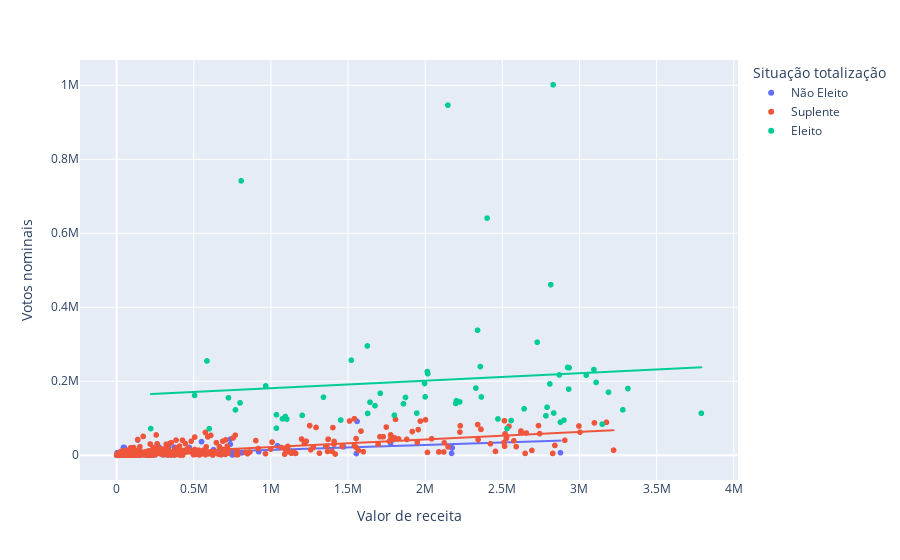

Notebook code cell kept with this figure:
### Code cell
import plotly.express as px

fig = px.scatter(df_candidatos, y="Votos nominais", x="Valor de receita", trendline="ols", color='Situação totalização', hover_data=['Nome candidato', 'Partido'])
fig.show()

### Figure 1 — Plotly figure (JSON) as saved in the notebook; plotly's stock layout.template omitted (floating-point values rounded to 4 significant figures; data arrays with more than 128 entries replaced by an {"elided": "..."} marker saying what was removed)
{"data": [{"customdata": {"elided": "460x2 str values"}, "hovertemplate": "Situação totalização=Não Eleito<br>Valor de receita=%{x}<br>Votos nominais=%{y}<br>Nome candidato=%{customdata[0]}<br>Partido=%{customdata[1]}<extra></extra>", "legendgroup": "Não Eleito", "marker": {"color": "#636efa", "symbol": "circle"}, "mode": "markers", "name": "Não Eleito", "showlegend": true, "type": "scattergl", "x": {"elided": "460 float values"}, "xaxis": "x", "y": {"elided": "460 int values"}, "yaxis": "y"}, {"hovertemplate": "<b>OLS trendline</b><br>Votos nominais = 0.0133745 * Valor de receita + 1070.72<br>R<sup>2</sup>=0.317488<br><br>Situação totalização=Não Eleito<br>Valor de receita=%{x}<br>Votos nominais=%{y} <b>(trend)</b><extra></extra>", "legendgroup": "Não Eleito", "marker": {"color": "#636efa", "symbol": "circle"}, "mode": "lines", "name": "Não Eleito", "showlegend": false, "type": "scattergl", "x": {"elided": "460 float values"}, "xaxis": "x", "y": {"elided": "460 float values"}, "yaxis": "y"}, {"customdata": {"elided": "715x2 str values"}, "hovertemplate": "Situação totalização=Suplente<br>Valor de receita=%{x}<br>Votos nominais=%{y}<br>Nome candidato=%{customdata[0]}<br>Partido=%{customdata[1]}<extra></extra>", "legendgroup": "Suplente", "marker": {"color": "#EF553B", "symbol": "circle"}, "mode": "markers", "name": "Suplente", "showlegend": true, "type": "scattergl", "x": {"elided": "715 float values"}, "xaxis": "x", "y": {"elided": "715 int values"}, "yaxis": "y"}, {"hovertemplate": "<b>OLS trendline</b><br>Votos nominais = 0.0204899 * Valor de receita + 1640.97<br>R<sup>2</sup>=0.562939<br><br>Situação totalização=Suplente<br>Valor de receita=%{x}<br>Votos nominais=%{y} <b>(trend)</b><extra></extra>", "legendgroup": "Suplente", "marker": {"color": "#EF553B", "symbol": "circle"}, "mode": "lines", "name": "Suplente", "showlegend": false, "type": "scattergl", "x": {"elided": "715 float values"}, "xaxis": "x", "y": {"elided": "715 float values"}, "yaxis": "y"}, {"customdata": {"elided": "65x2 str values"}, "hovertemplate": "Situação totalização=Eleito<br>Valor de receita=%{x}<br>Votos nominais=%{y}<br>Nome candidato=%{customdata[0]}<br>Partido=%{customdata[1]}<extra></extra>", "legendgroup": "Eleito", "marker": {"color": "#00cc96", "symbol": "circle"}, "mode": "markers", "name": "Eleito", "showlegend": true, "type": "scattergl", "x": [1036000.0, 2833184, 1859000.0, 3108000.0, 2808000.0, 2198000.0, 1035000.0, 1642000.0, 2223000.0, 3790000.0, 800000, 2814000, 2147000.0, 2328348, 2202000.0, 2472000.0, 2725834, 2557000.0, 807200.0, 1521000.0, 2531000.0, 2930000.0, 2877000.0, 1709000.0, 600000, 1452700, 2829000.0, 2357000.0, 725000.0, 2000000.0, 3147000.0, 2641000.0, 1625000.0, 1093000.0, 2933000, 1872000.0, 3281000.0, 1946000.0, 2790000.0, 966000.0, 2016000.0, 2364000.0, 3094000.0, 2899000.0, 2923000.0, 770200.0, 585331, 1203000.0, 1075000.0, 3188000.0, 221100.0, 505200.0, 3314000.0, 1675000.0, 2401000.0, 1800000, 3044000.0, 2869000.0, 1996000.0, 1103000, 2014000.0, 1341000.0, 2339000.0, 1627135, 2782000.0], "xaxis": "x", "y": [109474, 114234, 139223, 196866, 192806, 140037, 73054, 143434, 144108, 113462, 141595, 461217, 946244, 181568, 147349, 98102, 305520, 93831, 741701, 256903, 72169, 178777, 89390, 167438, 71754, 95077, 1001472, 239772, 155336, 157843, 84044, 125517, 295460, 104701, 236463, 156202, 122800, 113983, 129731, 187314, 220595, 157552, 231626, 94787, 237526, 122564, 254898, 107869, 98557, 170378, 72156, 161675, 180247, 133936, 640918, 108209, 216437, 217170, 193990, 97730, 226187, 156966, 337873, 113009, 106661], "yaxis": "y"}, {"hovertemplate": "<b>OLS trendline</b><br>Votos nominais = 0.0202598 * Valor de receita + 160975<br>R<sup>2</sup>=0.009197<br><br>Situação totalização=Eleito<br>Valor de receita=%{x}<br>Votos nominais=%{y} <b>(trend)</b><extra></extra>", "legendgroup": "Eleito", "marker": {"color": "#00cc96", "symbol": "circle"}, "mode": "lines", "name": "Eleito", "showlegend": false, "type": "scattergl", "x": [221100.0, 505200.0, 585331, 600000, 725000.0, 770200.0, 800000, 807200.0, 966000.0, 1035000.0, 1036000.0, 1075000.0, 1093000.0, 1103000, 1203000.0, 1341000.0, 1452700, 1521000.0, 1625000.0, 1627135, 1642000.0, 1675000.0, 1709000.0, 1800000, 1859000.0, 1872000.0, 1946000.0, 1996000.0, 2000000.0, 2014000.0, 2016000.0, 2147000.0, 2198000.0, 2202000.0, 2223000.0, 2328348, 2339000.0, 2357000.0, 2364000.0, 2401000.0, 2472000.0, 2531000.0, 2557000.0, 2641000.0, 2725834, 2782000.0, 2790000.0, 2808000.0, 2814000, 2829000.0, 2833184, 2869000.0, 2877000.0, 2899000.0, 2923000.0, 2930000.0, 2933000, 3044000.0, 3094000.0, 3108000.0, 3147000.0, 3188000.0, 3281000.0, 3314000.0, 3790000.0], "xaxis": "x", "y": [165500.0, 171200.0, 172800.0, 173100.0, 175700.0, 176600.0, 177200.0, 177300.0, 180500.0, 182000.0, 182000.0, 182800.0, 183100.0, 183300.0, 185300.0, 188100.0, 190400.0, 191800.0, 193900.0, 193900.0, 194200.0, 194900.0, 195600.0, 197400.0, 198600.0, 198900.0, 200400.0, 201400.0, 201500.0, 201800.0, 201800.0, 204500.0, 205500.0, 205600.0, 206000.0, 208100.0, 208400.0, 208700.0, 208900.0, 209600.0, 211100.0, 212200.0, 212800.0, 214500.0, 216200.0, 217300.0, 217500.0, 217900.0, 218000.0, 218300.0, 218400.0, 219100.0, 219300.0, 219700.0, 220200.0, 220300.0, 220400.0, 222600.0, 223600.0, 223900.0, 224700.0, 225600.0, 227500.0, 228100.0, 237800.0], "yaxis": "y"}], "layout": {"legend": {"title": {"text": "Situação totalização"}, "tracegroupgap": 0}, "margin": {"t": 60}, "xaxis": {"anchor": "y", "domain": [0, 1], "title": {"text": "Valor de receita"}}, "yaxis": {"anchor": "x", "domain": [0, 1], "title": {"text": "Votos nominais"}}}}
